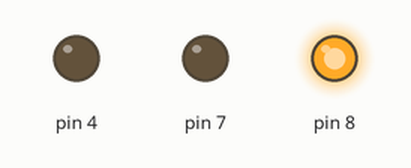
Bench run of a sketch on a simulated Arduino Uno, built with avr-gcc and run on an emulated ATmega328P. On the bench: output pins drawn as LEDs (lit = HIGH).

Above: at 0.05 s.
At 2.55 s:
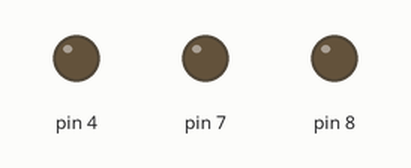
At 3.85 s:
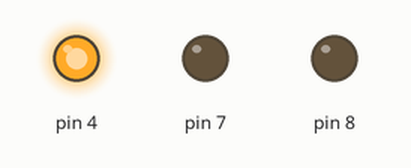
At 5.05 s:
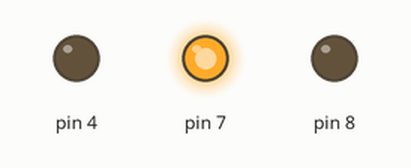
Timing chart, 0 to 5.3 s (numbered marks = the images above):
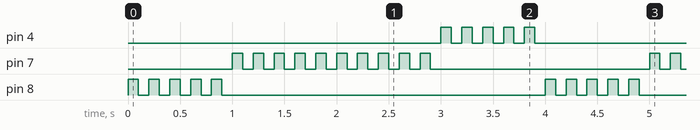

The sketch:

three_leds_blinking.ino
```cpp
void setup() {
  // put your setup code here, to run once:
  pinMode(8,OUTPUT);
  pinMode(7,OUTPUT);
  pinMode(4,OUTPUT);
}

void loop() {
  // put your main code here, to run repeatedly:
  for(int i=0; i<5; i++){
    digitalWrite(8,HIGH);
    delay(100);
    digitalWrite(8,LOW);
    delay(100);
  }
  for(int i=0; i<10; i++){
    digitalWrite(7,HIGH);
    delay(100);
    digitalWrite(7,LOW);
    delay(100);
  }
  for(int i=0; i<5; i++){
    digitalWrite(4,HIGH);
    delay(100);
    digitalWrite(4,LOW);
    delay(100);
  }
}
```

Measured:
- by itself, pin 4, pin 8: repeats every 4.0 s: 4 × (LOW 0.10 s, HIGH 0.10 s), LOW 3.1 s, HIGH 0.10 s
- by itself, pin 7: repeats every 4.0 s: 9 × (LOW 0.10 s, HIGH 0.10 s), LOW 2.1 s, HIGH 0.10 s
